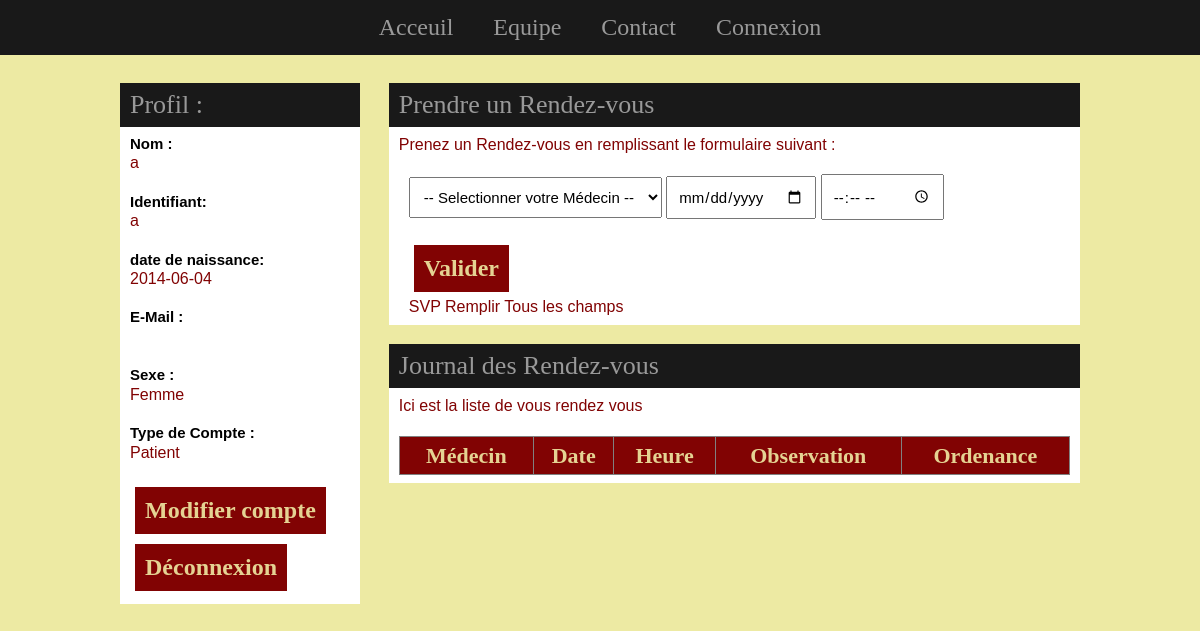
The page /compte/compte_patient.php?id=7 on the database its author committed.
### tables this page shows
CREATE TABLE IF NOT EXISTS `user` (
  `id` int(11) NOT NULL AUTO_INCREMENT,
  `nom` varchar(20) NOT NULL,
  `identifiant` varchar(20) NOT NULL,
  `motdepasse` varchar(20) NOT NULL,
  `email` varchar(20) NOT NULL,
  `prenom` varchar(20) NOT NULL,
  `profile` varchar(20) NOT NULL,
  `sexe` varchar(20) NOT NULL,
  `datedenaissance` varchar(20) NOT NULL,
  PRIMARY KEY (`id`)
);

### php/user.php (called while the page is built, shortened)
<?php
function getUser(){
$lire_donnee = mysql_query('SELECT * FROM user WHERE id="'.$_GET['id'].'"');
$resultat = mysql_fetch_array($lire_donnee) or die( "erreur dans le compte ");
return $resultat;
}
 ?>

### compte/compte_patient.php (the view, shortened to what this page needs)
<!DOCTYPE html PUBLIC "-//W3C//DTD XHTML 1.0 Transitional//EN" "http://www.w3.org/TR/xhtml1/DTD/xhtml1-transitional.dtd">
<html xmlns="http://www.w3.org/1999/xhtml">
<head>
<link href="../boilerplate.css" rel="stylesheet" type="text/css">
<link href="../gird_style/gird_16.css" rel="stylesheet" type="text/css">
<link href="../style/head_style.css" rel="stylesheet" type="text/css">
<link href="../style/content_css.css" rel="stylesheet" type="text/css">
<link href="compte_css/style_compte.css" rel="stylesheet" type="text/css" />
<link href="compte_css/content_gauche.css" rel="stylesheet" type="text/css" />
</head>
<body>
<header>
	<nav>
    	<table  border="0" align="center" cellpadding="0" cellspacing="10">
  <tr>
    <td class="nav_b"><a href="../index.php">Acceuil</a></td>
    <td class="nav_b"><a href="../index.php#equipe">Equipe</a></td>
    <td class="nav_b"><a href="../index.php#contact">Contact</a></td>
    <td class="nav_b"><a href="<?php
                                    if(isset($_SESSION['l'])) { echo "../php/logout.php" ;}
                                    else { echo "login/login.php" ;} ?>">
                                    <?php  if(isset($_SESSION['l'])) { echo "Deconnexion" ;}
                                               else { echo "Connexion" ;} ?>
  </a></td>
  </tr>
</table>
</nav>
</header>
<div id="content_compte">
	<div id="content_compte_gauche">
   	  <div id="profil">
<?php
include '../php/user.php';
$resultat = getUser();
?>
 	<div id="titre_div">
        Profil :
    </div>
 <div id="donnees">
        <a>Nom :</a><br/><?php echo $resultat['nom'];?><br/><br/>
        <a>Identifiant:</a><br/><?php echo $resultat['identifiant'];?><br/><br/>
        <a>date de naissance:</a><br/><?php echo $resultat['datedenaissance'];?><br/><br/>
        <a>E-Mail :</a><br/><?php echo $resultat['email'];?><br/><br/>
        <a>Sexe :</a><br/><?php echo $resultat['sexe'];?><br/><br/>
        <a>Type de Compte :</a><br/><?php echo $resultat['profile'];?><br/><br/>
    <form action="" method="post" name="deconnexion">
         <input class="bouton" name="modification" type="submit" value="Modifier compte"></br>
        <input class="bouton" name="deconnexion" type="submit" value="Déconnexion">
   </form>
</div>
      </div>
  </div>
    <div id="content_compte_droit">
    <div id="titre_div">
        Prendre un Rendez-vous
    </div>
    <div id="donnees">
        Prenez un Rendez-vous en remplissant le formulaire suivant :<br/><br/>
    <div id="rendezvous_form">
     <form action="" method="post" >
      <select name="id_medecin">
			<option value="">-- Selectionner votre Médecin --</option>
    </select>
    <input name="date" type="date" id="date" size="50" placeholder="Date du Rendez-vous">
    <input name="heure" type="time" id="heur" size="50" placeholder="Heur du Rendez-vous"><br/><br/>
    <input class="bouton" name="addrendez-vous" type="submit" value="Valider">
  </form>
  <?php
   if( isset($_POST['id_medecin'])  and isset($_POST['date'])  and isset($_POST['heure'] ) ){
      addrendez($_POST['id_medecin'] , $_POST['date'] , $_POST['heure']) ;
      header('Location: ../compte/compte_patient.php?id='.$_GET['id'].'');
    }
    else{
      echo 'SVP Remplir Tous les champs';
    }
    ?>
      </div>
 </div>
		<br/>
	<div id="titre_div">Journal des Rendez-vous</div>
    <div id="donnees">Ici est la liste de vous rendez vous<br/><br/>
    <table width="100%" border="1" cellspacing="5" cellpadding="5">
  <tr>
    <th>Médecin</th>
    <th>Date</th>
    <th>Heure</th>
    <th>Observation</th>
    <th>Ordenance</th>
  </tr>
  </table>
   </div>
  </div>
</div>
</body>
</html>

### boilerplate.css (style rules this page uses)
article, aside, details, figcaption, figure, footer, header, hgroup, nav, section { display: block; }
html { font-size: 100%; overflow-y: scroll; -webkit-text-size-adjust: 100%; -ms-text-size-adjust: 100%; }
body { margin: 0; font-size: 13px; line-height: 1.231; }
body, button, input, select, textarea { font-family: sans-serif; color: #F5FCA0; }
a { color: #00e; }
form { margin: 0; }
button, input, select, textarea { font-size: 100%; margin: 0; vertical-align: baseline; *vertical-align: middle; }
button, input { line-height: normal; *overflow: visible; }
button, input[type="button"], input[type="reset"], input[type="submit"] { cursor: pointer; -webkit-appearance: button; }
table { border-collapse: collapse; border-spacing: 0; }
td { vertical-align: top; }

### style/head_style.css (style rules this page uses)
body { background-color: #EDEAA3; color: #261717; font-size:16px; font: Calibri; }
header { background-color: #191919; height: 55px; width: 100%; }
nav { padding-top:13px; }
.nav_b a { padding-left:20px; padding-right:20px; color: #999; font-family: "Agency FB"; font-size: 24px; font-weight: lighter; text-align:center; }
a:link { text-decoration:none; }

### style/content_css.css (style rules this page uses)
th { background-color:; color:#E5D393; font-family: "Agency FB"; background-color:#810303; font-size:22px; }
.bouton { font-family: "Agency FB"; font-size: 24px; color: #E5D393; margin: 5px; padding: 10px; cursor: pointer; text-align: center; font-weight: bold; background-color:#810303; border:none; }
input,textarea, label,select { padding:10px; color:#000; font-size:15px; font:Calibri; }

### compte/compte_css/style_compte.css (style rules this page uses)
#content_compte { padding-left:10%; padding-right:10%; width:80%; min-height:589px; position:relative; top: 20px; }
#content_compte_gauche { float:left; padding-top:8px; width:25%; }
#content_compte_droit { float:right; width:72%; padding-top:8px; height:100px; }

### compte/compte_css/content_gauche.css (style rules this page uses)
#rendezvous_form { padding-left:10px; }
#titre_div { padding:6px; padding-left:10px; font-family: "Agency FB"; font-size:26px; color: #999; background-color: #191919; cursor:pointer; }
#donnees { padding-top:8px; padding-bottom:8px; padding-left:10px; padding-right:10px; background-color:#FFF; color:#810303; font-size:16px; font:Calibri; }
#donnees a { color:black; font-size:15px; font:Calibri; font-weight:bold; }

### rows shown on the page
user: nom "a", identifiant "a", datedenaissance "2014-06-04", sexe "Femme", profile "Patient"
